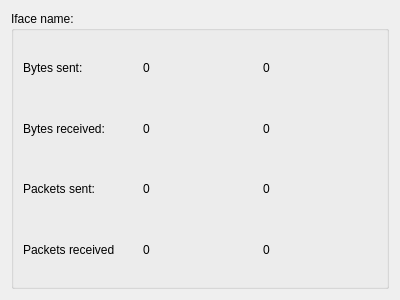
<?xml version="1.0" encoding="UTF-8"?>
<ui version="4.0">
 <class>NetworkInfo</class>
 <widget class="QWidget" name="NetworkInfo">
  <property name="geometry">
   <rect>
    <x>0</x>
    <y>0</y>
    <width>400</width>
    <height>300</height>
   </rect>
  </property>
  <property name="windowTitle">
   <string>Form</string>
  </property>
  <layout class="QVBoxLayout" name="verticalLayout_2">
   <item>
    <widget class="QGroupBox" name="groupBox">
     <property name="title">
      <string>Iface name:</string>
     </property>
     <layout class="QVBoxLayout" name="verticalLayout">
      <item>
       <layout class="QGridLayout" name="gridLayout">
        <item row="0" column="0">
         <widget class="QLabel" name="label">
          <property name="text">
           <string>Bytes sent:</string>
          </property>
         </widget>
        </item>
        <item row="0" column="1">
         <widget class="QLabel" name="labelBytesSentTotal">
          <property name="text">
           <string>0</string>
          </property>
         </widget>
        </item>
        <item row="0" column="2">
         <widget class="QLabel" name="labelBytesSentSpeed">
          <property name="text">
           <string>0</string>
          </property>
         </widget>
        </item>
        <item row="1" column="0">
         <widget class="QLabel" name="label_3">
          <property name="text">
           <string>Bytes received:</string>
          </property>
         </widget>
        </item>
        <item row="1" column="1">
         <widget class="QLabel" name="labelBytesReceivedTotal">
          <property name="text">
           <string>0</string>
          </property>
         </widget>
        </item>
        <item row="1" column="2">
         <widget class="QLabel" name="labelBytesReceivedSpeed">
          <property name="text">
           <string>0</string>
          </property>
         </widget>
        </item>
        <item row="2" column="0">
         <widget class="QLabel" name="label_2">
          <property name="text">
           <string>Packets sent:</string>
          </property>
         </widget>
        </item>
        <item row="2" column="1">
         <widget class="QLabel" name="labelPacketsSentTotal">
          <property name="text">
           <string>0</string>
          </property>
         </widget>
        </item>
        <item row="2" column="2">
         <widget class="QLabel" name="labelPacketsSentSpeed">
          <property name="text">
           <string>0</string>
          </property>
         </widget>
        </item>
        <item row="3" column="0">
         <widget class="QLabel" name="label_4">
          <property name="text">
           <string>Packets received</string>
          </property>
         </widget>
        </item>
        <item row="3" column="1">
         <widget class="QLabel" name="labelPacketsReceivedTotal">
          <property name="text">
           <string>0</string>
          </property>
         </widget>
        </item>
        <item row="3" column="2">
         <widget class="QLabel" name="labelPacketsReceivedSpeed">
          <property name="text">
           <string>0</string>
          </property>
         </widget>
        </item>
       </layout>
      </item>
     </layout>
    </widget>
   </item>
  </layout>
 </widget>
 <resources/>
 <connections/>
</ui>
